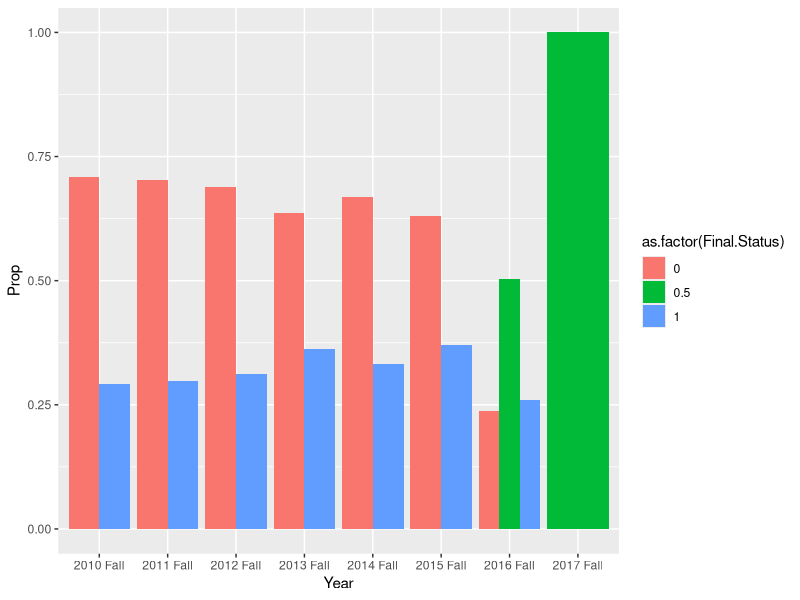

Recreate this plot in R. (Note: this script raises an error after producing the figure.)
setwd("/Users/kwalker/git_projects/yield")
data <- read.csv("min_factors.csv", stringsAsFactors=FALSE)
library(reshape2)
library(ggplot2)

get_prop <- function(x, y){
    t <- prop.table(table(x, y), 2)
    t <- melt(t)
    ggplot(t, aes(y, value)) + geom_bar(stat="identity", aes(fill=x)) + geom_label(aes(label=round(value,2)))
}


a <- aggregate(Gender.Indicator ~ Year + Final.Status, data, sum)
a$Prop <- 0
for(r in seq_along(a[,1])){
    tote <- sum(a[a[,1]==a[r,1],3])
    a[r,4] <- a[r,3]/tote
}

ggplot(a, aes(Year, Prop)) + geom_bar(stat="identity", position="dodge", aes(fill=as.factor(Final.Status)))

fit <- glm(Final.Status ~ GPA + Number.Visits + Award.Status + Total.Discount.Rate, data, family="binomial")
summary(fit)
exp(cbind(Odds.Ratio = coef(fit), confint(fit)))
cbind(Odds.Ratio = coef(fit), confint(fit))
